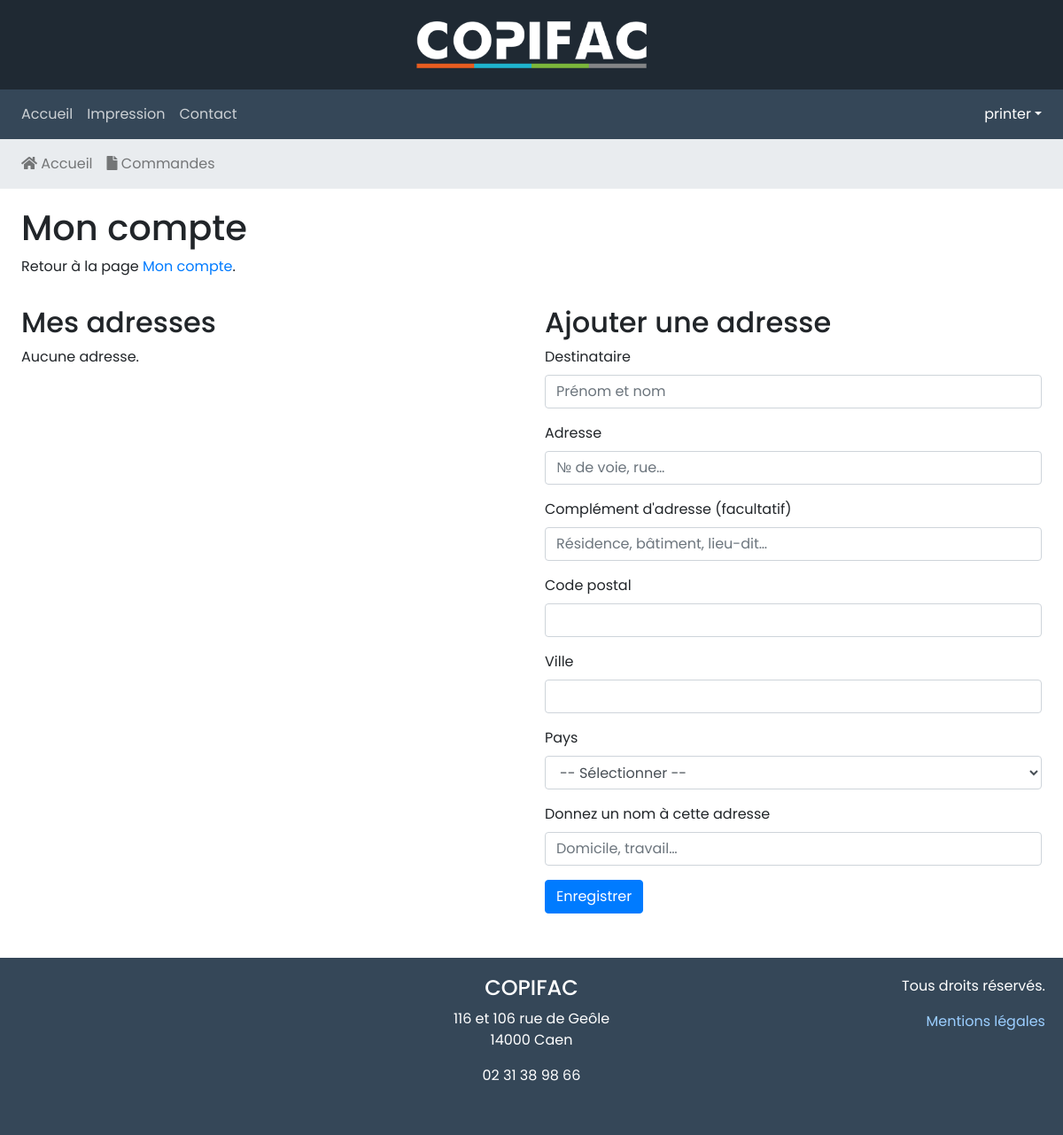
/mon-compte/mes-adresses (signed in), run on an earlier commit of the app's database.
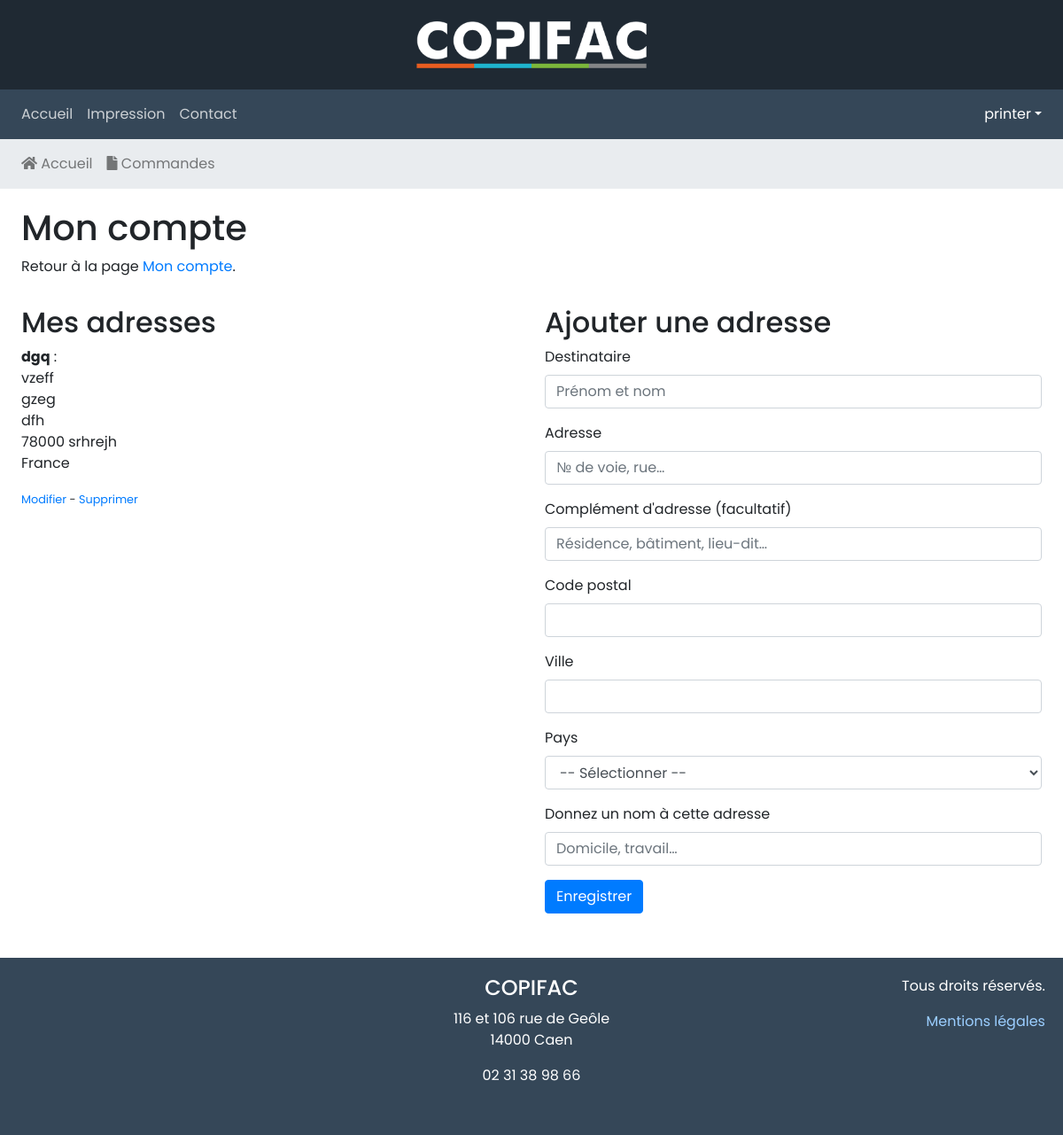
And on a later commit of the database.
### tables this page shows
CREATE TABLE `address` (
  `id_address` smallint(5) unsigned NOT NULL AUTO_INCREMENT,
  `id_user` smallint(5) unsigned NOT NULL,
  `addr_label` varchar(150) NOT NULL DEFAULT '',
  `addr_name` varchar(250) NOT NULL DEFAULT '',
  `address` varchar(255) NOT NULL DEFAULT '',
  `address2` varchar(255) NOT NULL DEFAULT '',
  `zip_code` varchar(10) NOT NULL DEFAULT '',
  `city` varchar(50) NOT NULL DEFAULT '',
  `id_country` tinyint(3) unsigned NOT NULL,
  `deleted` tinyint(1) unsigned NOT NULL DEFAULT '0',
  PRIMARY KEY (`id_address`),
  KEY `address_country` (`id_country`),
  KEY `address_user` (`id_user`),
  CONSTRAINT `address_country` FOREIGN KEY (`id_country`) REFERENCES `country` (`id_country`) ON DELETE NO ACTION ON UPDATE NO ACTION,
  CONSTRAINT `address_user` FOREIGN KEY (`id_user`) REFERENCES `user` (`id_user`) ON DELETE CASCADE ON UPDATE NO ACTION
);

CREATE TABLE `country` (
  `id_country` tinyint(3) unsigned NOT NULL AUTO_INCREMENT,
  `name` varchar(50) NOT NULL DEFAULT '',
  `code` char(2) NOT NULL DEFAULT '',
  PRIMARY KEY (`id_country`)
);

### controllers/accountController.php (called while the page is built, shortened)
<?php
require_once _ROOT_DIR_ . '/models/AuthMgr.class.php';
$addresses = AuthMgr::getUserAddresses($_SESSION['user']['id_user']);
$addUpd = 'add';

### models/AuthMgr.class.php (called while the page is built, shortened)
<?php
class AuthMgr
{
    public static function getUserAddresses(int $id): array
    {
        $dbh = DbConnection::getConnection('administrateur');
        $stmt = $dbh->prepare('SELECT a.*, c.name AS country_name
		FROM address AS a
		INNER JOIN country AS c
		ON a.id_country = c.id_country
        WHERE a.id_user = :id
        AND a.deleted = 0');
        $stmt->bindParam(':id', $id, PDO::PARAM_INT);
        $stmt->execute();
        $result = $stmt->fetchAll(PDO::FETCH_ASSOC);
        return $result;
    }
}

### views/accountAddresses.php (the view, shortened to what the changed rows need)
<?php
require_once 'controllers/accountController.php';
require_once 'views/head.php';
?>
<div class="row">
	<div class="col-12">
		<h1>Mon compte</h1>
	</div>
</div>
<div class="row">
	<div class="col-sm-6">
		<h2>Mes adresses</h2>
		<?php if (empty($addresses)) : ?>
			<p>Aucune adresse.</p>
		<?php else : ?>
			<?php foreach ($addresses as $addr) : ?>
				<p>
					<strong><?php echo $addr['addr_label']; ?></strong>&nbsp;:<br>
					<?php echo $addr['addr_name']; ?><br>
					<?php echo $addr['address']; ?><br>
					<?php echo (!empty($addr['address2']) ? $addr['address2'] . '<br>' : ''); ?>
					<?php echo $addr['zip_code']; ?> <?php echo $addr['city']; ?><br>
					<?php echo $addr['country_name']; ?><br>
				</p>
				<p class="mt-0"><small><a href="?edit=<?php echo $addr['id_address']; ?>">Modifier</a>&nbsp;- <a href="?del=<?php echo $addr['id_address']; ?>" class="del-address">Supprimer</a></small></p>
			<?php endforeach; ?>
		<?php endif; ?>
	</div>
	<div class="col-sm-6">
		<h2><?php echo ('upd' == $addUpd ? 'Modifier une adresse' : 'Ajouter une adresse'); ?></h2>
	</div>
</div>
<?php
require_once 'views/footer.php';

### views/menu.php (shortened to what the changed rows need)
<?php
$menuItems = [
	[
		'url' => '/',
		'name' => 'Accueil',
	],
	[
		'url' => '/impression',
		'name' => 'Impression',
	],
	[
		'url' => '/contact',
		'name' => 'Contact',
	],
];
?>
<nav class="navbar navbar-expand-md navbar-dark bg-dark">
    <div class="collapse navbar-collapse" id="navbarNav">
        <ul class="navbar-nav mr-auto">
<?php foreach ($menuItems as $menuItem): ?>
            <li class="nav-item<?php echo ($menuItem['url'] == $_SERVER['REQUEST_URI'] ? ' active' : ''); ?>"><a class="nav-link" href="<?php echo $menuItem['url']; ?>"><?php echo $menuItem['name']; ?></a></li>
<?php endforeach; ?>
        </ul>
    </div>
</nav>

### views/menuAdmPrinter.php
<?php
$action = !empty($_GET['action']) ? $_GET['action'] : '';
$menuItems = [
	[
		'url' => 'admin',
		'name' => '<i class="fas fa-home"></i> Accueil',
	],
	[
		'url' => 'adminOrders',
		'name' => '<i class="fas fa-file"></i> Commandes',
	],
];
$menuItemsExceptions = [
	'adminOrdersPast' => 'adminOrders',
];
?>
<nav class="navbar navbar-expand-sm navbar-light bg-light">
	<div id="navbarNavDropdown">
		<ul class="navbar-nav">
<?php foreach ($menuItems as $menuItem): ?>
	<?php if (empty($menuItem['items'])): ?>
			<li class="nav-item<?php echo ($menuItem['url'] == $action || (array_key_exists($action, $menuItemsExceptions) && $menuItemsExceptions[$action] == $menuItem['url']) ? ' active' : ''); ?>">
				<a class="nav-link" href="/index.php?action=<?php echo $menuItem['url']; ?>"><?php echo $menuItem['name']; ?></a>
			</li>
	<?php endif; ?>
<?php endforeach; ?>
		</ul>
	</div>
</nav>

What changed in the data, as far as the page shows it:
added address: addr_label "dgq", addr_name "vzeff", address "gzeg", address2 "dfh", zip_code "78000", city "srhrejh", id_country.name "France"
Also different on the page:
text no longer shown: "Aucune adresse."
